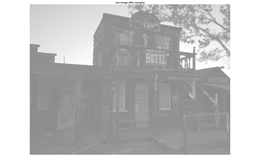
%> input picture code/test5(rggb).png, 260 x 166 px, shrunk from 2296 x 1468 before the run
$ octave --eval "result = denoisePoisson(imread('test5(rggb).png'));"   (GNU Octave 9; MATLAB toolbox functions it lacks are replaced by stand-ins)
%> lines starting %> are read from the running program, lines starting %| are printed output that depends on the picture
function output = denoisePoisson(I)
    % denoise the demosaiced image
    imageSize = [size(I,1) size(I,2)];
%> imageSize = [166 260]

    % load PSF
    psf = fspecial('gaussian', [15 15], 1.5);

    % compute OTF
    otf = psf2otf(psf, imageSize);
    otft    = conj(otf);

    % define function handle for 2D convolution
    Afun    = @(x) ifft2( fft2(x).*otf, 'symmetric');
    m = imageSize(1);
%> m = 166
    n = imageSize(2);
%> n = 260

    % ADMM + TV Poisson deconvolution%%%%%%%%%%%%%%%%%%%%%%%%%%%%%%%%%%%%%%%

    maxIters = 100;
    rho = 0.1;
    lambda = 0.01;

    result_TV = zeros(m, n, 3);

    dy = [0 0 0; 0 -1 0; 0 1 0];
    dx = [0 0 0; 0 -1 1; 0 0 0];

    p2o = @(x) psf2otf(x, imageSize);

    dxFT    = p2o(dx);
    dxTFT   = conj(p2o(dx));
    dyFT    = p2o(dy);
    dyTFT   = conj(p2o(dy));

    for c = 1 : 3
        x = zeros(m, n);
        z = zeros(m, n, 4);
        u = zeros(m, n, 4);

        denominator = otft.*otf + 1 + dxTFT.*dxFT + dyTFT.*dyFT;

        for k = 1 : maxIters
            %x-update
            v = z - u;
            numerator = otft.*fft2(v(:,:,1)) + fft2(v(:,:,2)) + ...
                dxTFT.*fft2(v(:,:,3)) + dyTFT.*fft2(v(:,:,4));
            x = real(ifft2(numerator./denominator));

            %z1_update
            v = Afun(x) + u(:,:,1);
            z1 = -(1-rho*v)/(2*rho) + sqrt(((1-rho*v)/(2*rho)).^2 + I(:,:,c)/rho);
            z(:,:,1) = z1;

            %z2_update
            v = x + u(:,:,2);
            z2 = zeros(m, n);
            z2(v >= 0) = v(v >= 0);
            z2(v < 0) = 0;
            z(:,:,2) = z2;

            kappa = lambda/rho;

            %z3_update
            Dxx = real(ifft2(dxFT.*fft2(x)));
            v = Dxx + u(:,:,3);
            s = zeros(m, n);
            s(v>kappa) = v(v>kappa) - kappa;
            s(abs(v)<=kappa) = 0;
            s(v<-kappa) = v(v<-kappa) + kappa;
            z(:,:,3) = s;

            %z4-update
            Dxy = real(ifft2(dyFT.*fft2(x)));
            v = Dxy + u(:,:,4);
            s = zeros(m, n);
            s(v>kappa) = v(v>kappa) - kappa;
            s(abs(v)<=kappa) = 0;
            s(v<-kappa) = v(v<-kappa) + kappa;
            z(:,:,4) = s;

            %u-update
            u(:,:,1) = u(:,:,1) + Afun(x) - z(:,:,1);
            u(:,:,2) = u(:,:,2) + x - z(:,:,2);
            u(:,:,3) = u(:,:,3) + Dxx - z(:,:,3);
            u(:,:,4) = u(:,:,4) + Dxy - z(:,:,4);
        end
        result_TV(:,:,c) = x;
    end
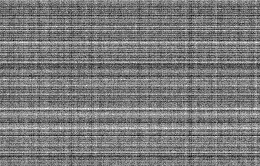
%> result_TV: size 166x260x3 double; min 21.94, max 21.94, mean 21.9; drawn with min black and max white
%> s: size 166x260 double; every value is 0
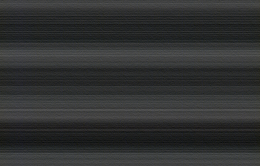
%> u: size 166x260x4 double; mean R, G, B, A -5.42e-15, 0, -1.09e-31, 7.16e-13; transparent parts drawn white
    output = result_TV;
end
